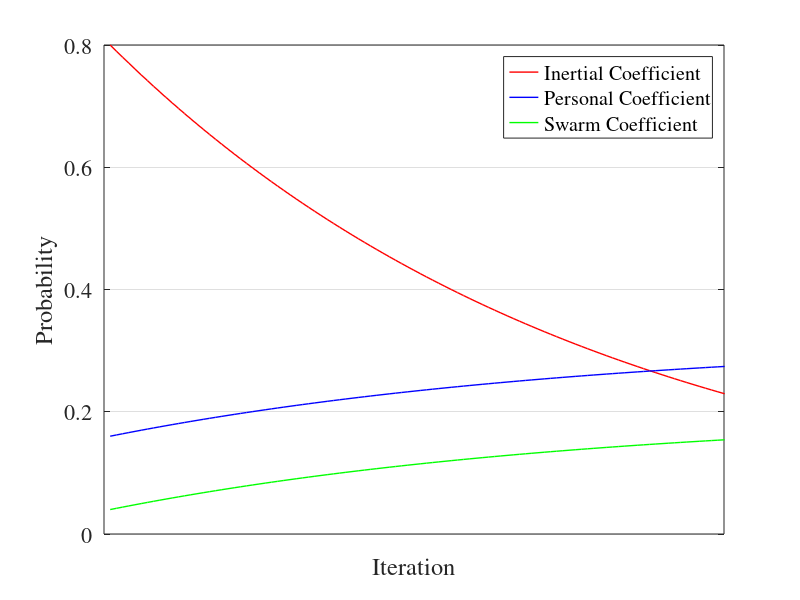

Write MATLAB code to recreate this figure.
clc; clear; close all; format long

fontsize = 16; 
set(0,'DefaultTextFontName','Times',...
    'DefaultTextFontSize',fontsize,...
    'DefaultAxesFontName','Times',...
    'DefaultAxesFontSize',fontsize,...
    'DefaultLineLineWidth',1,...
    'DefaultLineMarkerSize',7.75);

% inertia = 0.95;
MaxIt = 100;

inertia = 0.8; % Chances of utilizing velocity vector
c1 = (1-inertia)*0.8; % Persoal Acceleration Coefficient
c2 = 1 - (c1+inertia); % Social Acceleration Coefficient
frac2 = (0.2/inertia)^(1.0/(MaxIt+(MaxIt/10))); % Ramping Coefficient

for i = 1:MaxIt
    
inertia(i+1) = inertia(i) * frac2;
delta = inertia(i)-inertia(i+1);
c1(i+1) = c1(i) + (0.2 * delta);
c2(i+1) = c2(i) + (0.2 * delta);

end

plot(inertia,'r'); hold on; plot(c1,'b'); plot(c2,'g');

ylabel('Probability')
xlabel('Iteration')
xlim([0,MaxIt])
set(gca,'xtick',[])
legend('Inertial Coefficient','Personal Coefficient',...
    'Swarm Coefficient','location','best')
grid on
print('-depsc2','-r600','plotfile3.eps')